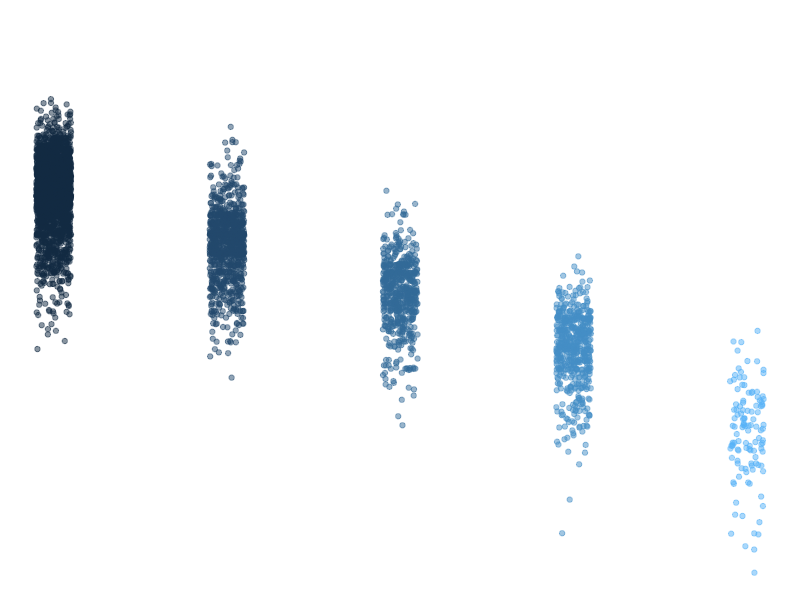

Recreate this plot in R.
## ---- chunk 1
knitr::opts_chunk$set(echo = TRUE)
library(tidyverse)
## ---- chunk 2
summary(storms)
## ---- chunk 3
names(storms) 
## ---- chunk 4
ggplot(data = storms, aes(x = category, y = pressure)) +
  geom_jitter(width = 0.1, 
              alpha = 0.5,
              aes(color = category),
              show.legend = FALSE) +
  labs(x = "Storm  Category", 
       y = "Air pressure at storm center (millibars)"
       ) +
  theme_void()
